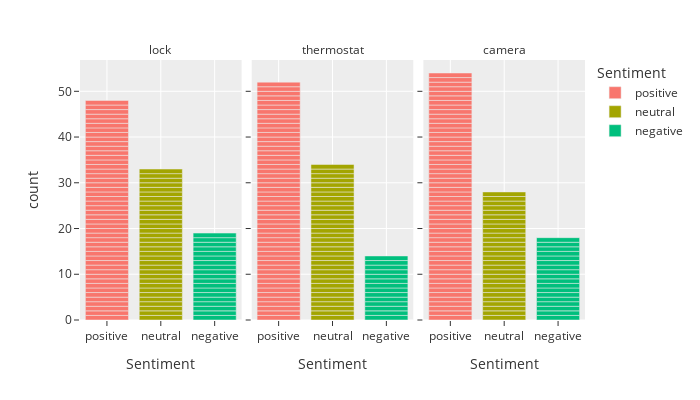

This figure's notebook cell:
### Markdown cell above
<a id="9"></a>
## Sentiment analysis

### Code cell
sent = px.bar(data_frame=viz,
              x="Sentiment",
              color="Sentiment",
              facet_col="Item",
              #title="Sentiment",
              width=700,
              height=400)
sent.for_each_annotation(lambda a: a.update(text=a.text.split("=")[-1]))
sent.show()

### Figure 1 — Plotly figure (JSON) as saved in the notebook; plotly's stock layout.template omitted (floating-point values rounded to 4 significant figures)
{"data": [{"alignmentgroup": "True", "hovertemplate": "Sentiment=%{x}<br>Item=lock<br>count=%{y}<extra></extra>", "legendgroup": "positive", "marker": {"color": "#F8766D", "pattern": {"shape": ""}}, "name": "positive", "offsetgroup": "positive", "orientation": "v", "showlegend": true, "textposition": "auto", "type": "bar", "x": ["positive", "positive", "positive", "positive", "positive", "positive", "positive", "positive", "positive", "positive", "positive", "positive", "positive", "positive", "positive", "positive", "positive", "positive", "positive", "positive", "positive", "positive", "positive", "positive", "positive", "positive", "positive", "positive", "positive", "positive", "positive", "positive", "positive", "positive", "positive", "positive", "positive", "positive", "positive", "positive", "positive", "positive", "positive", "positive", "positive", "positive", "positive", "positive"], "xaxis": "x", "y": [1, 1, 1, 1, 1, 1, 1, 1, 1, 1, 1, 1, 1, 1, 1, 1, 1, 1, 1, 1, 1, 1, 1, 1, 1, 1, 1, 1, 1, 1, 1, 1, 1, 1, 1, 1, 1, 1, 1, 1, 1, 1, 1, 1, 1, 1, 1, 1], "yaxis": "y"}, {"alignmentgroup": "True", "hovertemplate": "Sentiment=%{x}<br>Item=thermostat<br>count=%{y}<extra></extra>", "legendgroup": "positive", "marker": {"color": "#F8766D", "pattern": {"shape": ""}}, "name": "positive", "offsetgroup": "positive", "orientation": "v", "showlegend": false, "textposition": "auto", "type": "bar", "x": ["positive", "positive", "positive", "positive", "positive", "positive", "positive", "positive", "positive", "positive", "positive", "positive", "positive", "positive", "positive", "positive", "positive", "positive", "positive", "positive", "positive", "positive", "positive", "positive", "positive", "positive", "positive", "positive", "positive", "positive", "positive", "positive", "positive", "positive", "positive", "positive", "positive", "positive", "positive", "positive", "positive", "positive", "positive", "positive", "positive", "positive", "positive", "positive", "positive", "positive", "positive", "positive"], "xaxis": "x2", "y": [1, 1, 1, 1, 1, 1, 1, 1, 1, 1, 1, 1, 1, 1, 1, 1, 1, 1, 1, 1, 1, 1, 1, 1, 1, 1, 1, 1, 1, 1, 1, 1, 1, 1, 1, 1, 1, 1, 1, 1, 1, 1, 1, 1, 1, 1, 1, 1, 1, 1, 1, 1], "yaxis": "y2"}, {"alignmentgroup": "True", "hovertemplate": "Sentiment=%{x}<br>Item=camera<br>count=%{y}<extra></extra>", "legendgroup": "positive", "marker": {"color": "#F8766D", "pattern": {"shape": ""}}, "name": "positive", "offsetgroup": "positive", "orientation": "v", "showlegend": false, "textposition": "auto", "type": "bar", "x": ["positive", "positive", "positive", "positive", "positive", "positive", "positive", "positive", "positive", "positive", "positive", "positive", "positive", "positive", "positive", "positive", "positive", "positive", "positive", "positive", "positive", "positive", "positive", "positive", "positive", "positive", "positive", "positive", "positive", "positive", "positive", "positive", "positive", "positive", "positive", "positive", "positive", "positive", "positive", "positive", "positive", "positive", "positive", "positive", "positive", "positive", "positive", "positive", "positive", "positive", "positive", "positive", "positive", "positive"], "xaxis": "x3", "y": [1, 1, 1, 1, 1, 1, 1, 1, 1, 1, 1, 1, 1, 1, 1, 1, 1, 1, 1, 1, 1, 1, 1, 1, 1, 1, 1, 1, 1, 1, 1, 1, 1, 1, 1, 1, 1, 1, 1, 1, 1, 1, 1, 1, 1, 1, 1, 1, 1, 1, 1, 1, 1, 1], "yaxis": "y3"}, {"alignmentgroup": "True", "hovertemplate": "Sentiment=%{x}<br>Item=lock<br>count=%{y}<extra></extra>", "legendgroup": "neutral", "marker": {"color": "#A3A500", "pattern": {"shape": ""}}, "name": "neutral", "offsetgroup": "neutral", "orientation": "v", "showlegend": true, "textposition": "auto", "type": "bar", "x": ["neutral", "neutral", "neutral", "neutral", "neutral", "neutral", "neutral", "neutral", "neutral", "neutral", "neutral", "neutral", "neutral", "neutral", "neutral", "neutral", "neutral", "neutral", "neutral", "neutral", "neutral", "neutral", "neutral", "neutral", "neutral", "neutral", "neutral", "neutral", "neutral", "neutral", "neutral", "neutral", "neutral"], "xaxis": "x", "y": [1, 1, 1, 1, 1, 1, 1, 1, 1, 1, 1, 1, 1, 1, 1, 1, 1, 1, 1, 1, 1, 1, 1, 1, 1, 1, 1, 1, 1, 1, 1, 1, 1], "yaxis": "y"}, {"alignmentgroup": "True", "hovertemplate": "Sentiment=%{x}<br>Item=thermostat<br>count=%{y}<extra></extra>", "legendgroup": "neutral", "marker": {"color": "#A3A500", "pattern": {"shape": ""}}, "name": "neutral", "offsetgroup": "neutral", "orientation": "v", "showlegend": false, "textposition": "auto", "type": "bar", "x": ["neutral", "neutral", "neutral", "neutral", "neutral", "neutral", "neutral", "neutral", "neutral", "neutral", "neutral", "neutral", "neutral", "neutral", "neutral", "neutral", "neutral", "neutral", "neutral", "neutral", "neutral", "neutral", "neutral", "neutral", "neutral", "neutral", "neutral", "neutral", "neutral", "neutral", "neutral", "neutral", "neutral", "neutral"], "xaxis": "x2", "y": [1, 1, 1, 1, 1, 1, 1, 1, 1, 1, 1, 1, 1, 1, 1, 1, 1, 1, 1, 1, 1, 1, 1, 1, 1, 1, 1, 1, 1, 1, 1, 1, 1, 1], "yaxis": "y2"}, {"alignmentgroup": "True", "hovertemplate": "Sentiment=%{x}<br>Item=camera<br>count=%{y}<extra></extra>", "legendgroup": "neutral", "marker": {"color": "#A3A500", "pattern": {"shape": ""}}, "name": "neutral", "offsetgroup": "neutral", "orientation": "v", "showlegend": false, "textposition": "auto", "type": "bar", "x": ["neutral", "neutral", "neutral", "neutral", "neutral", "neutral", "neutral", "neutral", "neutral", "neutral", "neutral", "neutral", "neutral", "neutral", "neutral", "neutral", "neutral", "neutral", "neutral", "neutral", "neutral", "neutral", "neutral", "neutral", "neutral", "neutral", "neutral", "neutral"], "xaxis": "x3", "y": [1, 1, 1, 1, 1, 1, 1, 1, 1, 1, 1, 1, 1, 1, 1, 1, 1, 1, 1, 1, 1, 1, 1, 1, 1, 1, 1, 1], "yaxis": "y3"}, {"alignmentgroup": "True", "hovertemplate": "Sentiment=%{x}<br>Item=lock<br>count=%{y}<extra></extra>", "legendgroup": "negative", "marker": {"color": "#00BF7D", "pattern": {"shape": ""}}, "name": "negative", "offsetgroup": "negative", "orientation": "v", "showlegend": true, "textposition": "auto", "type": "bar", "x": ["negative", "negative", "negative", "negative", "negative", "negative", "negative", "negative", "negative", "negative", "negative", "negative", "negative", "negative", "negative", "negative", "negative", "negative", "negative"], "xaxis": "x", "y": [1, 1, 1, 1, 1, 1, 1, 1, 1, 1, 1, 1, 1, 1, 1, 1, 1, 1, 1], "yaxis": "y"}, {"alignmentgroup": "True", "hovertemplate": "Sentiment=%{x}<br>Item=thermostat<br>count=%{y}<extra></extra>", "legendgroup": "negative", "marker": {"color": "#00BF7D", "pattern": {"shape": ""}}, "name": "negative", "offsetgroup": "negative", "orientation": "v", "showlegend": false, "textposition": "auto", "type": "bar", "x": ["negative", "negative", "negative", "negative", "negative", "negative", "negative", "negative", "negative", "negative", "negative", "negative", "negative", "negative"], "xaxis": "x2", "y": [1, 1, 1, 1, 1, 1, 1, 1, 1, 1, 1, 1, 1, 1], "yaxis": "y2"}, {"alignmentgroup": "True", "hovertemplate": "Sentiment=%{x}<br>Item=camera<br>count=%{y}<extra></extra>", "legendgroup": "negative", "marker": {"color": "#00BF7D", "pattern": {"shape": ""}}, "name": "negative", "offsetgroup": "negative", "orientation": "v", "showlegend": false, "textposition": "auto", "type": "bar", "x": ["negative", "negative", "negative", "negative", "negative", "negative", "negative", "negative", "negative", "negative", "negative", "negative", "negative", "negative", "negative", "negative", "negative", "negative"], "xaxis": "x3", "y": [1, 1, 1, 1, 1, 1, 1, 1, 1, 1, 1, 1, 1, 1, 1, 1, 1, 1], "yaxis": "y3"}], "layout": {"annotations": [{"font": {}, "showarrow": false, "text": "lock", "x": 0.16, "xanchor": "center", "xref": "paper", "y": 1, "yanchor": "bottom", "yref": "paper"}, {"font": {}, "showarrow": false, "text": "thermostat", "x": 0.5, "xanchor": "center", "xref": "paper", "y": 1, "yanchor": "bottom", "yref": "paper"}, {"font": {}, "showarrow": false, "text": "camera", "x": 0.84, "xanchor": "center", "xref": "paper", "y": 1, "yanchor": "bottom", "yref": "paper"}], "barmode": "relative", "height": 400, "legend": {"title": {"text": "Sentiment"}, "tracegroupgap": 0}, "margin": {"t": 60}, "width": 700, "xaxis": {"anchor": "y", "categoryarray": ["positive", "neutral", "negative"], "categoryorder": "array", "domain": [0, 0.32], "title": {"text": "Sentiment"}}, "xaxis2": {"anchor": "y2", "categoryarray": ["positive", "neutral", "negative"], "categoryorder": "array", "domain": [0.34, 0.66], "matches": "x", "title": {"text": "Sentiment"}}, "xaxis3": {"anchor": "y3", "categoryarray": ["positive", "neutral", "negative"], "categoryorder": "array", "domain": [0.68, 1.0], "matches": "x", "title": {"text": "Sentiment"}}, "yaxis": {"anchor": "x", "domain": [0, 1], "title": {"text": "count"}}, "yaxis2": {"anchor": "x2", "domain": [0, 1], "matches": "y", "showticklabels": false}, "yaxis3": {"anchor": "x3", "domain": [0, 1], "matches": "y", "showticklabels": false}}}
